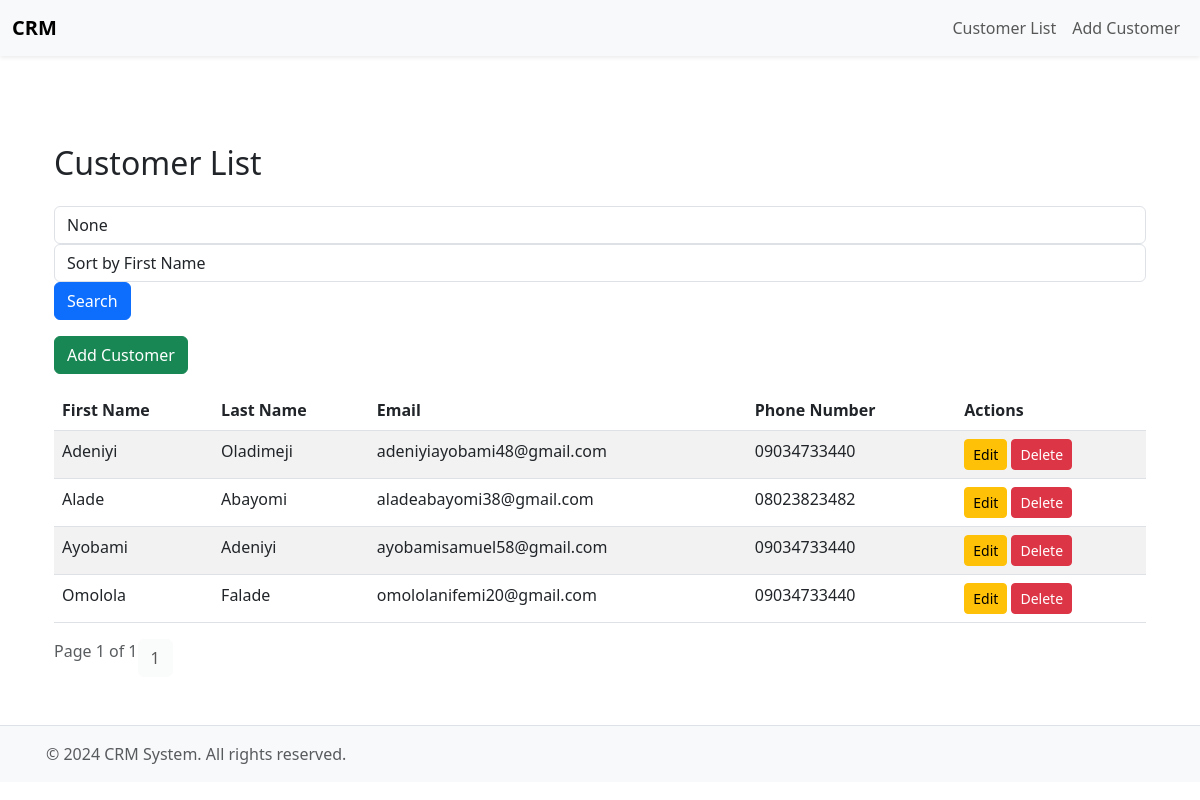
The page / on the database its author committed.
### crm/models.py (models this page shows, shortened)
class Customer(models.Model):
    first_name = models.CharField(max_length=100)
    last_name = models.CharField(max_length=100)
    email = models.EmailField(unique=True)
    phone_number = models.CharField(max_length=15, blank=True)
    created_at = models.DateTimeField(auto_now_add=True)

### crm/views.py (the view)
# urls.py: path('', views.customer_list, name='customer_list'),
def customer_list(request):
    query = request.GET.get('q')
    sort_by = request.GET.get('sort_by', 'first_name')
    if query:
        customers = Customer.objects.filter(
            Q(first_name__icontains=query) |
            Q(last_name__icontains=query) |
            Q(email__icontains=query)
        ).order_by(sort_by)
    else:
        customers = Customer.objects.all().order_by(sort_by)
    paginator = Paginator(customers, 10)  # Show 10 customers per page
    page_number = request.GET.get('page')
    page_obj = paginator.get_page(page_number)
    return render(request, 'crm/customer_list.html', {'page_obj': page_obj, 'query': query})

### crm/templates/crm/customer_list.html (shortened to what this page needs)
{% extends 'base.html' %}
{% block content %}
<div class="container mt-5">
    <h2 class="mb-4">Customer List</h2>
    <form method="get" class="form-inline mb-3">
        <input type="text" name="q" value="{{ query }}" class="form-control mr-2" placeholder="Search customers">
        <select name="sort_by" class="form-control mr-2">
            <option value="first_name" {% if sort_by == "first_name" %}selected{% endif %}>Sort by First Name</option>
        </select>
        <button type="submit" class="btn btn-primary">Search</button>
    </form>
    <a href="{% url 'add_customer' %}" class="btn btn-success mb-3">Add Customer</a>
    <table class="table table-striped">
        <thead>
            <tr>
                <th>First Name</th>
                <th>Last Name</th>
                <th>Email</th>
                <th>Phone Number</th>
                <th>Actions</th>
            </tr>
        </thead>
        <tbody>
            {% for customer in page_obj %}
                <tr>
                    <td>{{ customer.first_name }}</td>
                    <td>{{ customer.last_name }}</td>
                    <td>{{ customer.email }}</td>
                    <td>{{ customer.phone_number }}</td>
                    <td>
                        <a href="{% url 'edit_customer' customer.id %}" class="btn btn-warning btn-sm">Edit</a>
                        <form action="{% url 'delete_customer' customer.id %}" method="post" style="display:inline;">
                            <button type="submit" class="btn btn-danger btn-sm">Delete</button>
                        </form>
                    </td>
                </tr>
            {% empty %}
                <tr>
                    <td colspan="5" class="text-center">No customers found.</td>
                </tr>
            {% endfor %}
        </tbody>
    </table>
    <div class="pagination">
        <span class="text-muted">Page {{ page_obj.number }} of {{ page_obj.paginator.num_pages }}</span>
        <div class="btn-group" role="group">
            <span class="btn btn-light disabled">{{ page_obj.number }}</span>
        </div>
    </div>
</div>
{% endblock %}

### crm/templates/base.html (shortened to what this page needs)
<!DOCTYPE html>
<html lang="en">
<head>
    <link href="https://cdn.jsdelivr.net/npm/bootstrap@5.3.0-alpha1/dist/css/bootstrap.min.css" rel="stylesheet">
</head>
<body>
    <nav class="navbar navbar-expand-lg navbar-light bg-light fixed-top shadow-sm">
        <div class="container-fluid">
            <a class="navbar-brand fw-bold" href="{% url 'customer_list' %}">CRM</a>
            <div class="collapse navbar-collapse" id="navbarNav">
                <ul class="navbar-nav ms-auto">
                    <li class="nav-item">
                        <a class="nav-link" href="{% url 'customer_list' %}">Customer List</a>
                    </li>
                    <li class="nav-item">
                        <a class="nav-link" href="{% url 'add_customer' %}">Add Customer</a>
                    </li>
                </ul>
            </div>
        </div>
    </nav>
    <div class="container mt-5 pt-5">
        {% block content %}{% endblock %}
    </div>
    <footer class="bg-light text-center text-lg-start mt-5 border-top">
        <div class="container p-3">
            <span class="text-muted">© 2024 CRM System. All rights reserved.</span>
        </div>
    </footer>
</body>
</html>

### rows shown on the page
Customer: first_name "Adeniyi", last_name "Oladimeji", email "adeniyiayobami48@gmail.com", phone_number "09034733440"
Customer: first_name "Alade", last_name "Abayomi", email "aladeabayomi38@gmail.com", phone_number "08023823482"
Customer: first_name "Ayobami", last_name "Adeniyi", email "ayobamisamuel58@gmail.com", phone_number "09034733440"
Customer: first_name "Omolola", last_name "Falade", email "omololanifemi20@gmail.com", phone_number "09034733440"

### other values the page prints
{{ page_obj.number }} "1"
{{ page_obj.paginator.num_pages }} "1"
